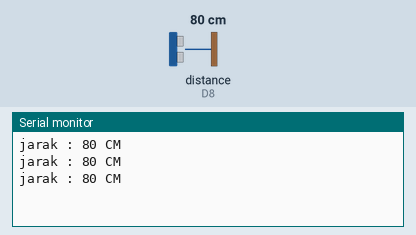
Bench run of a sketch on a simulated ESP8266 (NodeMCU). Shown: the last lines printed to the serial monitor. Wiring (inferred from the names in the program): ultrasonic range finder: trigger D5; echo D8. Inputs (shaded band) come from the test bench; at power-on: distance to the obstacle (sensor on D8) 80 cm. The echo pulse lasts 58.3 µs per cm; WiFi joins after 1.5 s; servers stay silent unless stated.

Above: at 3.0 s.
3.1 s: distance to the obstacle (sensor on D8) set to 2 cm
At 3.7 s:
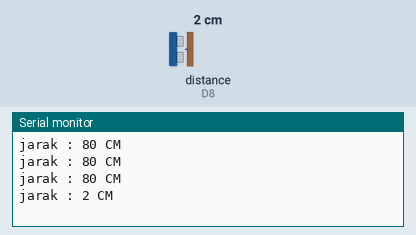
4.6 s: distance to the obstacle (sensor on D8) set to 4 cm
At 5.2 s:
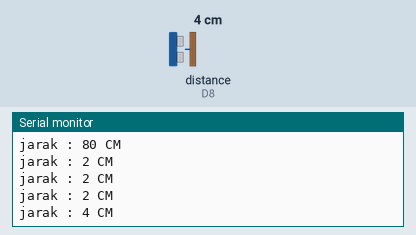
Timing chart, 0 to 7.6 s (numbered marks = the images above; inputs shaded):
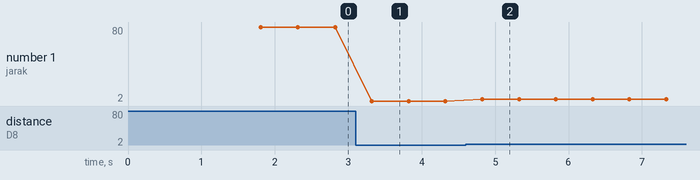

The sketch:

Pertemuan_Ke_10_SensorUltrasonic_With_Blynk.ino
```cpp
// (licence header left out)
/* Comment this out to disable prints and save space */
#define BLYNK_PRINT Serial
#define TRIGGERPIN D5
#define ECHOPIN    D8

#include <ESP8266WiFi.h>
#include <BlynkSimpleEsp8266.h>

char auth[] = "0ZtyghoiJyT3QJLW7xWwI-f9d29OtDJa";

// Your WiFi credentials.
// Set password to "" for open networks.
char ssid[] = "Heee";
char pass[] = "abdulazis";
WidgetLCD lcd(V1);
void setup()
{
  // Debug console
  Serial.begin(9600);

  Blynk.begin(auth, ssid, pass);
  // You can also specify server:
  //Blynk.begin(auth, ssid, pass, "blynk-cloud.com", 80);
  //Blynk.begin(auth, ssid, pass, IPAddress(192,168,1,100), 8080);
  pinMode(TRIGGERPIN, OUTPUT);
  pinMode(ECHOPIN, INPUT);
}

void loop()
{
   lcd.clear();
  lcd.print(0, 0, "Distance in cm");
  long waktu, jarak;
  int tinggimax=200;
  digitalWrite(TRIGGERPIN,HIGH);
  delayMicroseconds(10);
  digitalWrite(TRIGGERPIN,LOW);
  waktu = pulseIn(ECHOPIN,HIGH);
  jarak = waktu/58;
  Serial.print("jarak : " );
  Serial.print(jarak);
  Serial.println(" CM");
  int tinggi = tinggimax-jarak;


  delay(500);
  lcd.print(7,1,jarak);
  Blynk.run();
}
```

Measured:
- after the input at 3.1 s, the serial monitor: prints a new line after 0.22 s (image 1)
- after the input at 4.6 s, the serial monitor: prints a new line after 0.22 s (image 2)
- plotted number 1: 80 → 2 after the input at 3.1 s, 2 → 4 after the input at 4.6 s
